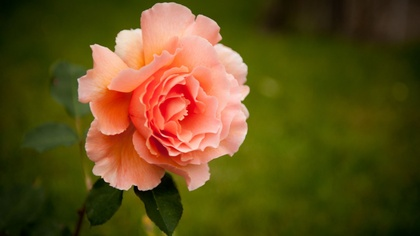
%> input picture edge-detection/P083Image_Segmentation_Based_On_Edge/P083Image_Segmentation_Based_On_Edge/test.jpg, 420 x 236 px, shrunk from 1920 x 1080 before the run
$ octave Image_Segmentation_Based_On_Edge.m   (GNU Octave 9; MATLAB toolbox functions it lacks are replaced by stand-ins)
%> lines starting %> are read from the running program, lines starting %| are printed output that depends on the picture; in (x1, y1, x2, y2) boxes, pixels count from 0 and x2, y2 are one past the last pixel; in counts of white or black regions, pixels touching at a corner belong together; the program's own positions count from 1
I=imread('test.jpg');
%> I is the input picture: size 236x420x3 uint8; mean R, G, B 97.9, 78.9, 28
I=rgb2gray(I);
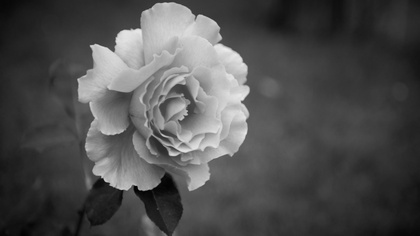
%> I: size 236x420 uint8; min 1, max 235, mean 78.7

[ny,nx]=size(I);
%> ny = 236; nx = 420


%% 周期扩充边缘
J=zeros(ny+2,nx+2);
J([2:end-1],[2:end-1])=I;

J(1,[2:end-1])=I(2,[1:end]);
J(end,[2:end-1])=I(end-1,[1:end]);
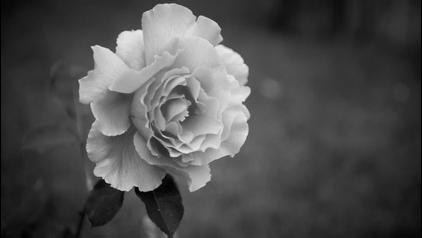
%> J: size 238x422 double; min 0, max 235, mean 78

J(:,1)=J(:,3);
%> J: size 238x422 double; 0.24% of pixels changed, all inside (x1, y1, x2, y2) = (0, 0, 1, 238)
J(:,end)=J(:,end-2);
%> J: size 238x422 double; min 1, max 235, mean 78.2

%% Sobel 算子
Ix=J([1:ny],[3:nx+2])-J([1:ny],[1:nx])...
    +2*(J([2:ny+1],[3:nx+2])-J([2:ny+1],[1:nx]))...
    +(J([3:ny+2],[3:nx+2])-J([3:ny+2],[1:nx]));
Iy=J([3:ny+2],[1:nx])-J([1:ny],[1:nx])...
    +2*(J([3:ny+2],[2:nx+1])-J([1:ny],[2:nx+1]))...
    +J([3:ny+2],[3:nx+2])-J([1:ny],[3:nx+2]);

%% 求梯度的平方
gradient=floor(sqrt(Ix.^2+Iy.^2));

%% 对梯度进行阈值划分
figure(1);
subplot(2,2,1);imshow(I);title('原图像');
tmp=floor(gradient/8);
subplot(2,2,2);imshow(uint8(tmp));title('梯度模值图');
%> after `imshow(uint8(tmp))`:
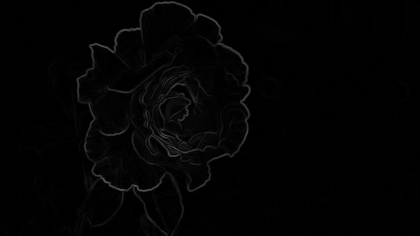
%> displayed picture: size 236x420, on the screen's scale of 0 to 255; min 0, max 92, mean 2.8
tmp1=ones(ny,nx);
tmp1(tmp<5)=0;
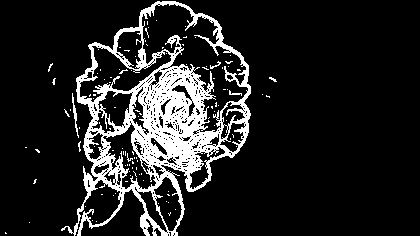
%> tmp1: size 236x420 double; values 0 (black) and 1 (white), 13.6% white; 111 white regions (107 under 20 px), largest, box (x1, y1, x2, y2) and area: (61, 1, 251, 236) 12990, (72, 93, 79, 138) 87, (229, 90, 242, 96) 30, (210, 61, 221, 69) 27
subplot(2,2,3);imshow(tmp1);title('以 T = 20 为阈值');
tmp2=ones(ny,nx);
tmp2(tmp<20)=0;
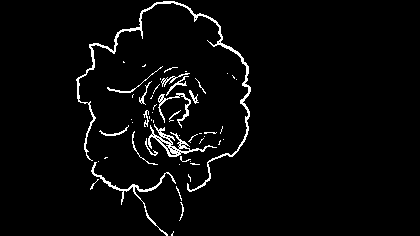
%> tmp2: size 236x420 double; values 0 (black) and 1 (white), 3.4% white in thin lines or dots, all inside (x1, y1, x2, y2) = (76, 1, 251, 236)
subplot(2,2,4);imshow(tmp2);title('以 T = 50 为阈值');
